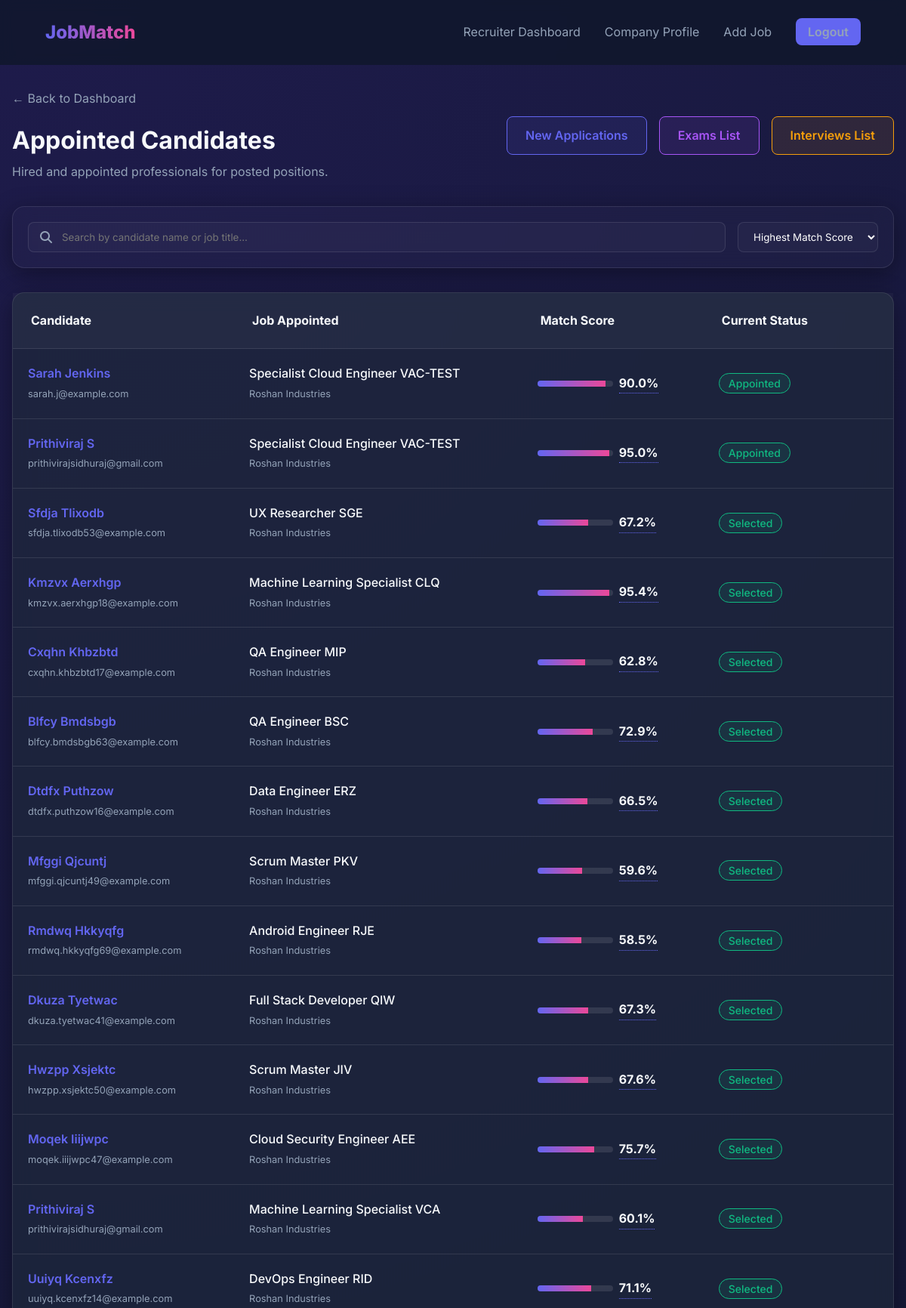
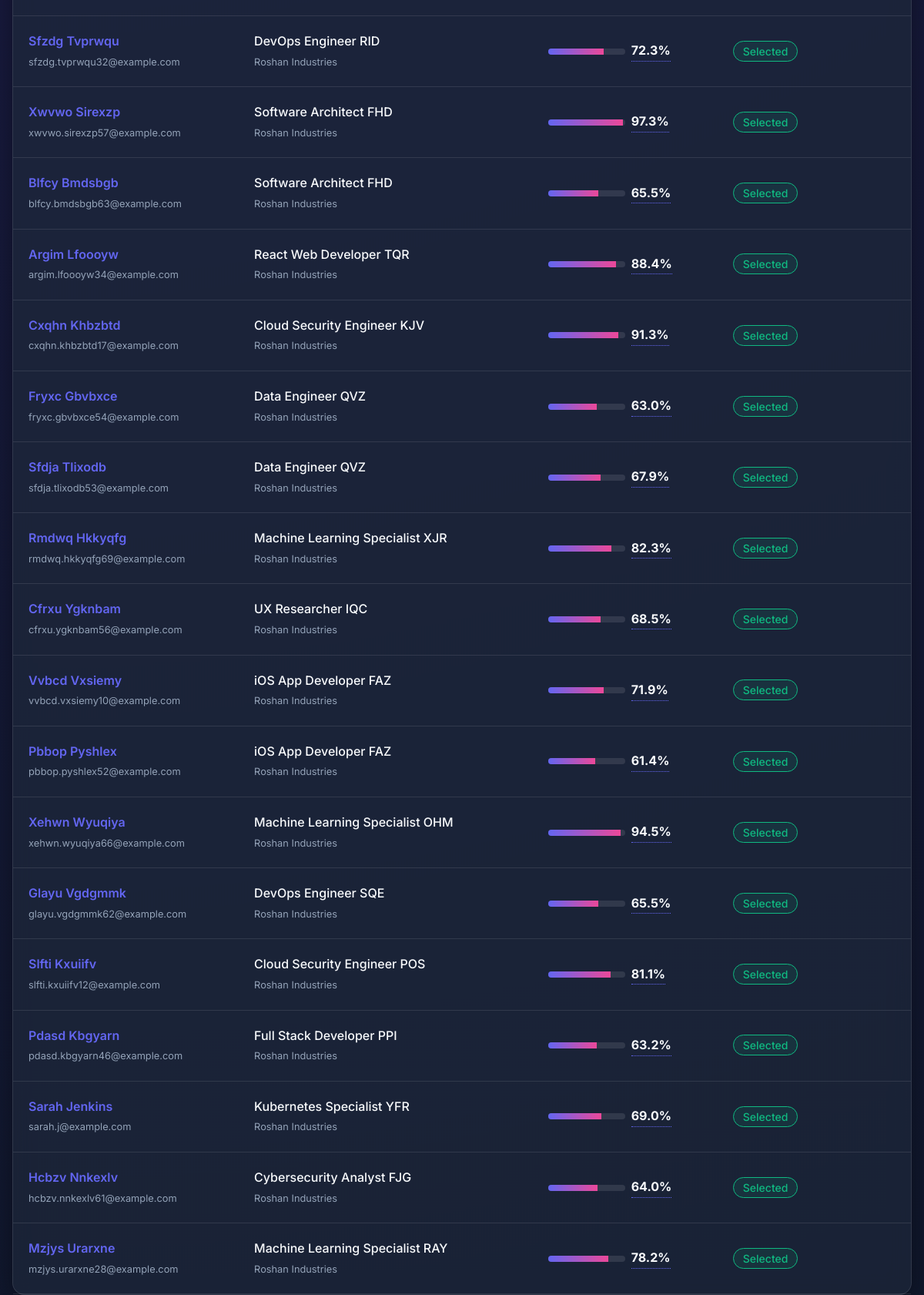
The app's page /recruiter/appointed (signed in, upper part) with its own data (2 pictures, top to bottom).
### models.py (models this page shows, shortened)
class Application(db.Model):
    id = db.Column(db.Integer, primary_key=True)
    user_id = db.Column(db.Integer, db.ForeignKey('user.id'), nullable=False)
    job_id = db.Column(db.Integer, db.ForeignKey('job.id'), nullable=False)
    applied_at = db.Column(db.DateTime, default=datetime.utcnow)
    match_score = db.Column(db.Float, default=0.0)
    status = db.Column(db.String(20), default='Applied') # 'Applied', 'Interviewing', 'Rejected', etc.
    job = db.relationship('Job', backref='applications', lazy=True)

class UserProfile(db.Model):
    id = db.Column(db.Integer, primary_key=True)
    user_id = db.Column(db.Integer, db.ForeignKey('user.id'), nullable=False)
    full_name = db.Column(db.String(100), nullable=False)
    bio = db.Column(db.Text)
    location = db.Column(db.String(100))
    skills = db.Column(db.Text) # Stored as comma-separated values or JSON
    experience = db.Column(db.Text)
    education = db.Column(db.Text)
    resume_path = db.Column(db.String(255))

class User(db.Model, UserMixin):
    id = db.Column(db.Integer, primary_key=True)
    email = db.Column(db.String(120), unique=True, nullable=False)
    password = db.Column(db.String(60), nullable=False)
    role = db.Column(db.String(20), default='candidate') # 'candidate', 'recruiter', or 'admin'
    is_approved = db.Column(db.Boolean, default=True) # Recruiters require admin approval
    profile = db.relationship('UserProfile', backref='user', uselist=False)
    company_profile = db.relationship('CompanyProfile', backref='recruiter', uselist=False)
    applications = db.relationship('Application', backref='user', lazy=True)
    notifications = db.relationship('Notification', backref='user', lazy=True)

class Job(db.Model):
    id = db.Column(db.Integer, primary_key=True)
    title = db.Column(db.String(150), nullable=False)
    company = db.Column(db.String(100), nullable=False)
    description = db.Column(db.Text, nullable=False)
    skills_required = db.Column(db.Text, nullable=False) # Comma-separated
    location = db.Column(db.String(100))
    salary = db.Column(db.String(50))
    job_type = db.Column(db.String(50), default='Full-time') # Full-time, Internship, etc.
    experience_level = db.Column(db.String(50), default='Entry-level') # Junior, Senior, etc.
    posted_at = db.Column(db.DateTime, default=datetime.utcnow)
    is_active = db.Column(db.Boolean, default=True)
    posted_by = db.Column(db.Integer, db.ForeignKey('user.id'), nullable=True)
    vacancies = db.Column(db.Integer, default=1, nullable=False)

### main.py (the view)
@app.route("/recruiter/appointed")
@login_required
def recruiter_appointed():
    if current_user.role != 'recruiter':
        flash('Access denied!', 'danger')
        return redirect(url_for('dashboard'))
    applications = Application.query.join(Job).filter(
        Job.posted_by == current_user.id,
        Application.status.in_(['Appointed', 'Selected'])
    ).order_by(Application.applied_at.desc()).all()
    return render_template('recruiter/appointed.html', applications=applications)

### main.py (called while the page is built)
@login_manager.user_loader
def load_user(user_id):
    return User.query.get(int(user_id))

### templates/recruiter/appointed.html (shortened to what this page needs)
{% extends "base.html" %}
{% block content %}
<div class="container">
    <div style="margin-bottom: 2rem; display: flex; justify-content: space-between; align-items: center;">
        <div>
            <a href="{{ url_for('recruiter_dashboard') }}" style="color: var(--text-secondary); text-decoration: none;">&larr; Back to Dashboard</a>
            <h1 style="margin-top: 1rem;">Appointed <span>Candidates</span></h1>
            <p style="color: var(--text-secondary); margin-top: 0.25rem;">Hired and appointed professionals for posted positions.</p>
        </div>
        <div style="display: flex; gap: 1rem;">
            <a href="{{ url_for('recruiter_applications') }}" class="btn" style="background: rgba(99, 102, 241, 0.1); color: var(--primary); border: 1px solid var(--primary); text-decoration: none;">New Applications</a>
            <a href="{{ url_for('recruiter_exams') }}" class="btn" style="background: rgba(168, 85, 247, 0.1); color: #a855f7; border: 1px solid #a855f7; text-decoration: none;">Exams List</a>
            <a href="{{ url_for('recruiter_interviews') }}" class="btn" style="background: rgba(245, 158, 11, 0.1); color: var(--accent-warning); border: 1px solid var(--accent-warning); text-decoration: none;">Interviews List</a>
        </div>
    </div>
    <div class="glass-card" style="padding: 1.25rem; margin-bottom: 2rem; display: flex; gap: 1rem; align-items: center; background: rgba(255, 255, 255, 0.02);">
        <div style="flex: 1; position: relative;">
            <i class="fas fa-search" style="position: absolute; left: 1rem; top: 50%; transform: translateY(-50%); color: var(--text-secondary);"></i>
            <input type="text" id="appSearchInput" placeholder="Search by candidate name or job title..." style="padding-left: 2.75rem; width: 100%; height: 40px; background: rgba(255,255,255,0.03); border: 1px solid var(--glass-border); border-radius: 8px; color: white; outline: none; transition: 0.3s;">
        </div>
        <div>
            <select id="appSortBy" style="height: 40px; background: rgba(255,255,255,0.03); border: 1px solid var(--glass-border); border-radius: 8px; color: white; padding: 0.5rem 1rem; outline: none; cursor: pointer;">
                <option value="score-desc">Highest Match Score</option>
            </select>
        </div>
    </div>
    <div class="glass-card" style="padding: 0; border: 1px solid var(--glass-border);">
        <table style="width: 100%; border-collapse: collapse; text-align: left;">
            <thead>
                <tr style="background: rgba(255,255,255,0.03); border-bottom: 1px solid var(--glass-border);">
                    <th style="padding: 1.5rem;">Candidate</th>
                    <th style="padding: 1.5rem;">Job Appointed</th>
                    <th style="padding: 1.5rem;">Match Score</th>
                    <th style="padding: 1.5rem;">Current Status</th>
                    <th style="padding: 1.5rem; text-align: right;"></th>
                </tr>
            </thead>
            <tbody>
                {% for app in applications %}
                <tr class="app-row" style="border-bottom: 1px solid var(--glass-border); transition: 0.3s;"
                    data-candidate="{{ (app.user.profile.full_name or 'new user')|lower }}"
                    data-job="{{ app.job.title|lower }}"
                    data-score="{{ app.match_score }}"
                    data-status="{{ app.status }}"
                    onmouseover="this.style.background='rgba(255,255,255,0.01)'" onmouseout="this.style.background='transparent'">
                    <td style="padding: 1.25rem;">
                        <a href="{{ url_for('recruiter_candidate_profile', user_id=app.user.id) }}" style="text-decoration: none; display: block; font-weight: 600; color: var(--primary); transition: 0.3s;" onmouseover="this.style.color='var(--secondary)'" onmouseout="this.style.color='var(--primary)'">{{ app.user.profile.full_name or 'New User' }}</a>
                        <span style="font-size: 0.8rem; color: var(--text-secondary);">{{ app.user.email }}</span>
                    </td>
                    <td style="padding: 1.25rem;">
                        <span style="display: block; font-weight: 500;">{{ app.job.title }}</span>
                        <span style="font-size: 0.8rem; color: var(--text-secondary);">{{ app.job.company }}</span>
                    </td>
                    <td style="padding: 1.25rem;">
                        <div class="match-score-detail-trigger" style="display: flex; align-items: center; gap: 0.5rem; cursor: pointer;"
                             data-candidate-name="{{ app.user.profile.full_name or 'New User' }}"
                             data-candidate-skills="{{ app.user.profile.skills or '' }}"
                             data-job-title="{{ app.job.title }}"
                             data-job-skills="{{ app.job.skills_required or '' }}"
                             data-score="{{ app.match_score }}"
                             data-candidate-bio="{{ app.user.profile.bio or '' }}"
                             data-candidate-experience="{{ app.user.profile.experience or '' }}"
                             data-candidate-education="{{ app.user.profile.education or '' }}"
                             data-candidate-location="{{ app.user.profile.location or '' }}"
                             data-candidate-resume="{{ url_for('recruiter_view_resume', user_id=app.user.id) if (app.user.profile and app.user.profile.resume_path) else '' }}"
                             title="Click to view match score details">
                            <div style="width: 100px; height: 8px; background: rgba(255,255,255,0.1); border-radius: 4px; overflow: hidden;">
                                <div style="width: {{ app.match_score }}%; height: 100%; background: linear-gradient(to right, var(--primary), var(--secondary));"></div>
                            </div>
                            <span style="font-weight: 700; color: var(--text-primary); border-bottom: 1px dotted var(--primary);">{{ app.match_score }}%</span>
                        </div>
                    </td>
                    <td style="padding: 1.25rem;">
                        <span class="badge" style="background: rgba(16, 185, 129, 0.1); color: var(--accent-success); border: 1px solid var(--accent-success);">
                            {{ app.status }}
                        </span>
                    </td>
                    <td style="padding: 1.25rem; text-align: right;"></td>
                </tr>
                {% else %}
                <tr class="empty-row">
                    <td colspan="4" style="padding: 3rem; text-align: center; color: var(--text-secondary);">
                        No candidates appointed yet.
                    </td>
                </tr>
                {% endfor %}
            </tbody>
        </table>
    </div>
</div>
{% endblock %}

### static/css/style.css (style rules this page uses)
:root { --primary: #6366f1; --primary-hover: #4f46e5; --secondary: #ec4899; --bg-dark: #0f172a; --card-bg: rgba(30, 41, 59, 0.7); --glass-border: rgba(255, 255, 255, 0.1); --text-primary: #f8fafc; --text-secondary: #94a3b8; --accent-success: #10b981; --accent-warning: #f59e0b; }
* { margin: 0; padding: 0; box-sizing: border-box; font-family: 'Inter', sans-serif; }
body { background: radial-gradient(circle at top left, #1e1b4b, #0f172a); color: var(--text-primary); min-height: 100vh; line-height: 1.6; }
.glass-card { background: var(--card-bg); backdrop-filter: blur(12px); -webkit-backdrop-filter: blur(12px); border: 1px solid var(--glass-border); border-radius: 1rem; padding: 2rem; box-shadow: 0 8px 32px 0 rgba(0, 0, 0, 0.37); }
.btn { padding: 0.75rem 1.5rem; border-radius: 0.5rem; border: none; cursor: pointer; font-weight: 600; transition: transform 0.2s, background 0.3s; }
.container { max-width: 1200px; margin: 2rem auto; padding: 0 1rem; }
.badge { padding: 0.25rem 0.75rem; border-radius: 9999px; font-size: 0.875rem; font-weight: 500; }
.form-group select option, select option { background-color: #1e293b; color: white; }
.glass-card { animation: fadeIn 0.4s ease-out; }
select, input, textarea { transition: border-color 0.3s, box-shadow 0.3s, background-color 0.3s; }
tr { transition: background-color 0.3s ease; }

### records on screen
Application: user.profile "Sarah Jenkins", user.email "sarah.j@example.com", job "Specialist Cloud Engineer VAC-TEST", job.company "Roshan Industries", match_score "90.0", status "Appointed"
Application: user.profile "Prithiviraj S", user.email "prithivirajsidhuraj@gmail.com", job "Specialist Cloud Engineer VAC-TEST", job.company "Roshan Industries", match_score "95.0", status "Appointed"
Application: user.profile "Sfdja Tlixodb", user.email "sfdja.tlixodb53@example.com", job "UX Researcher SGE", job.company "Roshan Industries", match_score "67.2", status "Selected"
Application: user.profile "Kmzvx Aerxhgp", user.email "kmzvx.aerxhgp18@example.com", job "Machine Learning Specialist CLQ", job.company "Roshan Industries", match_score "95.4", status "Selected"
Application: user.profile "Cxqhn Khbzbtd", user.email "cxqhn.khbzbtd17@example.com", job "QA Engineer MIP", job.company "Roshan Industries", match_score "62.8", status "Selected"
Application: user.profile "Blfcy Bmdsbgb", user.email "blfcy.bmdsbgb63@example.com", job "QA Engineer BSC", job.company "Roshan Industries", match_score "72.9", status "Selected"
Application: user.profile "Dtdfx Puthzow", user.email "dtdfx.puthzow16@example.com", job "Data Engineer ERZ", job.company "Roshan Industries", match_score "66.5", status "Selected"
Application: user.profile "Mfggi Qjcuntj", user.email "mfggi.qjcuntj49@example.com", job "Scrum Master PKV", job.company "Roshan Industries", match_score "59.6", status "Selected"
Application: user.profile "Rmdwq Hkkyqfg", user.email "rmdwq.hkkyqfg69@example.com", job "Android Engineer RJE", job.company "Roshan Industries", match_score "58.5", status "Selected"
Application: user.profile "Dkuza Tyetwac", user.email "dkuza.tyetwac41@example.com", job "Full Stack Developer QIW", job.company "Roshan Industries", match_score "67.3", status "Selected"
Application: user.profile "Hwzpp Xsjektc", user.email "hwzpp.xsjektc50@example.com", job "Scrum Master JIV", job.company "Roshan Industries", match_score "67.6", status "Selected"
Application: user.profile "Moqek Iiijwpc", user.email "moqek.iiijwpc47@example.com", job "Cloud Security Engineer AEE", job.company "Roshan Industries", match_score "75.7", status "Selected"
Application: user.profile "Prithiviraj S", user.email "prithivirajsidhuraj@gmail.com", job "Machine Learning Specialist VCA", job.company "Roshan Industries", match_score "60.1", status "Selected"
Application: user.profile "Uuiyq Kcenxfz", user.email "uuiyq.kcenxfz14@example.com", job "DevOps Engineer RID", job.company "Roshan Industries", match_score "71.1", status "Selected"
Application: user.profile "Sfzdg Tvprwqu", user.email "sfzdg.tvprwqu32@example.com", job "DevOps Engineer RID", job.company "Roshan Industries", match_score "72.3", status "Selected"
Application: user.profile "Xwvwo Sirexzp", user.email "xwvwo.sirexzp57@example.com", job "Software Architect FHD", job.company "Roshan Industries", match_score "97.3", status "Selected"
Application: user.profile "Blfcy Bmdsbgb", user.email "blfcy.bmdsbgb63@example.com", job "Software Architect FHD", job.company "Roshan Industries", match_score "65.5", status "Selected"
Application: user.profile "Argim Lfoooyw", user.email "argim.lfoooyw34@example.com", job "React Web Developer TQR", job.company "Roshan Industries", match_score "88.4", status "Selected"
Application: user.profile "Cxqhn Khbzbtd", user.email "cxqhn.khbzbtd17@example.com", job "Cloud Security Engineer KJV", job.company "Roshan Industries", match_score "91.3", status "Selected"
Application: user.profile "Fryxc Gbvbxce", user.email "fryxc.gbvbxce54@example.com", job "Data Engineer QVZ", job.company "Roshan Industries", match_score "63.0", status "Selected"
Application: user.profile "Sfdja Tlixodb", user.email "sfdja.tlixodb53@example.com", job "Data Engineer QVZ", job.company "Roshan Industries", match_score "67.9", status "Selected"
Application: user.profile "Rmdwq Hkkyqfg", user.email "rmdwq.hkkyqfg69@example.com", job "Machine Learning Specialist XJR", job.company "Roshan Industries", match_score "82.3", status "Selected"
Application: user.profile "Cfrxu Ygknbam", user.email "cfrxu.ygknbam56@example.com", job "UX Researcher IQC", job.company "Roshan Industries", match_score "68.5", status "Selected"
Application: user.profile "Vvbcd Vxsiemy", user.email "vvbcd.vxsiemy10@example.com", job "iOS App Developer FAZ", job.company "Roshan Industries", match_score "71.9", status "Selected"
Application: user.profile "Pbbop Pyshlex", user.email "pbbop.pyshlex52@example.com", job "iOS App Developer FAZ", job.company "Roshan Industries", match_score "61.4", status "Selected"
Application: user.profile "Xehwn Wyuqiya", user.email "xehwn.wyuqiya66@example.com", job "Machine Learning Specialist OHM", job.company "Roshan Industries", match_score "94.5", status "Selected"
Application: user.profile "Glayu Vgdgmmk", user.email "glayu.vgdgmmk62@example.com", job "DevOps Engineer SQE", job.company "Roshan Industries", match_score "65.5", status "Selected"
Application: user.profile "Slfti Kxuiifv", user.email "slfti.kxuiifv12@example.com", job "Cloud Security Engineer POS", job.company "Roshan Industries", match_score "81.1", status "Selected"
Application: user.profile "Pdasd Kbgyarn", user.email "pdasd.kbgyarn46@example.com", job "Full Stack Developer PPI", job.company "Roshan Industries", match_score "63.2", status "Selected"
Application: user.profile "Sarah Jenkins", user.email "sarah.j@example.com", job "Kubernetes Specialist YFR", job.company "Roshan Industries", match_score "69.0", status "Selected"
Application: user.profile "Hcbzv Nnkexlv", user.email "hcbzv.nnkexlv61@example.com", job "Cybersecurity Analyst FJG", job.company "Roshan Industries", match_score "64.0", status "Selected"
Application: user.profile "Mzjys Urarxne", user.email "mzjys.urarxne28@example.com", job "Machine Learning Specialist RAY", job.company "Roshan Industries", match_score "78.2", status "Selected"
